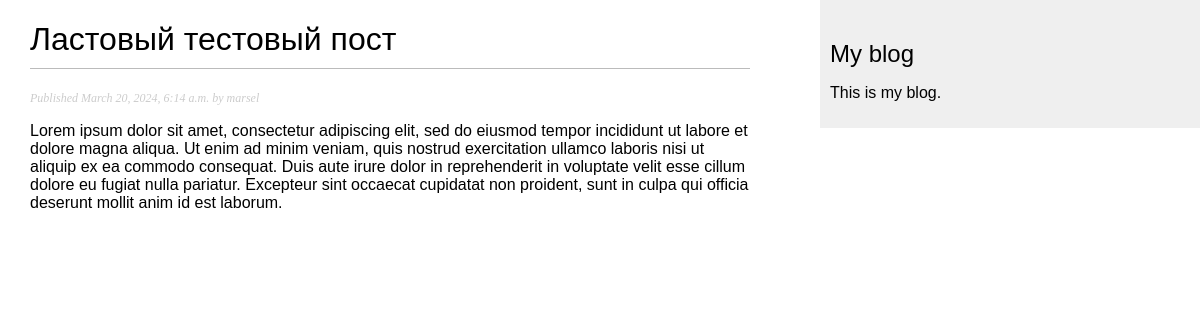
The app's page /blog/2024/3/20/lastovyj-testovyj-post/ with its own data.
### blog/models.py (models this page shows, shortened)
class Post(models.Model):
    class Status(models.TextChoices):
        DRAFT = 'DF', 'Draft'
        PUBLISHED = 'PB', 'Published'
    title = models.CharField(max_length=250)
    slug = models.SlugField(max_length=250,
                            unique_for_date='publish')
    author = models.ForeignKey(User,
                               on_delete=models.CASCADE,
                               related_name='blog_posts')
    body = models.TextField()
    publish = models.DateTimeField(default=timezone.now)
    created = models.DateTimeField(auto_now_add=True)
    updated = models.DateTimeField(auto_now=True)
    status = models.CharField(max_length=2,
                              choices=Status.choices,
                              default=Status.DRAFT)
    objects = models.Manager()
    published = PublishedManager()
    class Meta:
        ordering = ['-publish']
        indexes = [
            models.Index(fields=['-publish'])
        ]

### blog/views.py (the view)
def post_detail(request, year, month, day, post):
    post = get_object_or_404(Post,
                             status=Post.Status.PUBLISHED,
                             slug=post,
                             publish__year=year,
                             publish__month=month,
                             publish__day=day)
    return render(request,
                  'blog/post/detail.html',
                  {'post': post})

### templates/blog/post/detail.html (shortened to what this page needs)
{% extends 'blog/base.html' %}
{% block content %}
  <h1>{{ post.title }}</h1>
  <p class="date">
    Published {{ post.publish }} by {{ post.author }}
  </p>
  {{ post.body|linebreaks }}
{% endblock content %}

### blog/static/css/blog.css (style rules this page uses)
body { margin: 0; padding: 0; font-family: helvetica, sans-serif; }
h1 { font-weight: normal; border-bottom: 1px solid #bbb; padding: 0 0 10px 0; }
p.date { color: #ccc; font-family: georgia, serif; font-size: 12px; font-style: italic; }

### records on screen
Post: title "Ластовый тестовый пост", publish "March 20, 2024, 6:14 a.m.", author "marsel", body "Lorem ipsum dolor sit amet, consectetur adipiscing elit, sed do eiusmod tempor incididunt ut labore et dolore magna aliqua. Ut enim ad minim veniam, quis nostrud exercitation ullamco laboris nisi ut aliquip ex ea commodo consequat. Duis aute irure dolor in reprehenderit in voluptate velit esse cillum dolore eu fugiat nulla pariatur. Excepteur sint occaecat cupidatat non proident, sunt in culpa qui officia deserunt mollit anim id est laborum."
